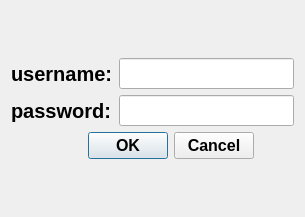
<?xml version="1.0" encoding="UTF-8"?>
<ui version="4.0">
 <class>Register</class>
 <widget class="QDialog" name="Register">
  <property name="geometry">
   <rect>
    <x>0</x>
    <y>0</y>
    <width>305</width>
    <height>217</height>
   </rect>
  </property>
  <property name="font">
   <font>
    <pointsize>18</pointsize>
    <weight>75</weight>
    <bold>true</bold>
   </font>
  </property>
  <property name="windowTitle">
   <string>Register</string>
  </property>
  <layout class="QGridLayout" name="gridLayout_2">
   <item row="0" column="0">
    <layout class="QVBoxLayout" name="verticalLayout_2">
     <item>
      <spacer name="verticalSpacer_2">
       <property name="orientation">
        <enum>Qt::Vertical</enum>
       </property>
       <property name="sizeHint" stdset="0">
        <size>
         <width>20</width>
         <height>40</height>
        </size>
       </property>
      </spacer>
     </item>
     <item>
      <layout class="QVBoxLayout" name="verticalLayout">
       <item>
        <layout class="QGridLayout" name="gridLayout">
         <item row="0" column="0">
          <widget class="QLabel" name="user_label">
           <property name="font">
            <font>
             <pointsize>15</pointsize>
             <weight>75</weight>
             <bold>true</bold>
            </font>
           </property>
           <property name="text">
            <string>username:</string>
           </property>
          </widget>
         </item>
         <item row="0" column="1">
          <widget class="QLineEdit" name="m_editUsername">
           <property name="font">
            <font>
             <pointsize>14</pointsize>
             <weight>50</weight>
             <bold>false</bold>
            </font>
           </property>
           <property name="alignment">
            <set>Qt::AlignRight|Qt::AlignTrailing|Qt::AlignVCenter</set>
           </property>
          </widget>
         </item>
         <item row="1" column="0">
          <widget class="QLabel" name="password_label">
           <property name="font">
            <font>
             <pointsize>15</pointsize>
            </font>
           </property>
           <property name="text">
            <string>password:</string>
           </property>
          </widget>
         </item>
         <item row="1" column="1">
          <widget class="QLineEdit" name="m_editPassword">
           <property name="font">
            <font>
             <pointsize>14</pointsize>
             <weight>50</weight>
             <bold>false</bold>
            </font>
           </property>
           <property name="inputMethodHints">
            <set>Qt::ImhHiddenText|Qt::ImhNoAutoUppercase|Qt::ImhNoPredictiveText|Qt::ImhSensitiveData</set>
           </property>
           <property name="echoMode">
            <enum>QLineEdit::Password</enum>
           </property>
           <property name="alignment">
            <set>Qt::AlignRight|Qt::AlignTrailing|Qt::AlignVCenter</set>
           </property>
          </widget>
         </item>
        </layout>
       </item>
       <item>
        <layout class="QHBoxLayout" name="horizontalLayout">
         <item>
          <spacer name="horizontalSpacer">
           <property name="orientation">
            <enum>Qt::Horizontal</enum>
           </property>
           <property name="sizeType">
            <enum>QSizePolicy::Fixed</enum>
           </property>
           <property name="sizeHint" stdset="0">
            <size>
             <width>40</width>
             <height>20</height>
            </size>
           </property>
          </spacer>
         </item>
         <item>
          <widget class="QDialogButtonBox" name="m_btnBox">
           <property name="font">
            <font>
             <pointsize>12</pointsize>
            </font>
           </property>
           <property name="standardButtons">
            <set>QDialogButtonBox::Cancel|QDialogButtonBox::Ok</set>
           </property>
          </widget>
         </item>
         <item>
          <spacer name="horizontalSpacer_2">
           <property name="orientation">
            <enum>Qt::Horizontal</enum>
           </property>
           <property name="sizeType">
            <enum>QSizePolicy::Fixed</enum>
           </property>
           <property name="sizeHint" stdset="0">
            <size>
             <width>40</width>
             <height>20</height>
            </size>
           </property>
          </spacer>
         </item>
        </layout>
       </item>
      </layout>
     </item>
     <item>
      <spacer name="verticalSpacer">
       <property name="orientation">
        <enum>Qt::Vertical</enum>
       </property>
       <property name="sizeHint" stdset="0">
        <size>
         <width>20</width>
         <height>40</height>
        </size>
       </property>
      </spacer>
     </item>
    </layout>
   </item>
  </layout>
 </widget>
 <resources/>
 <connections/>
</ui>
